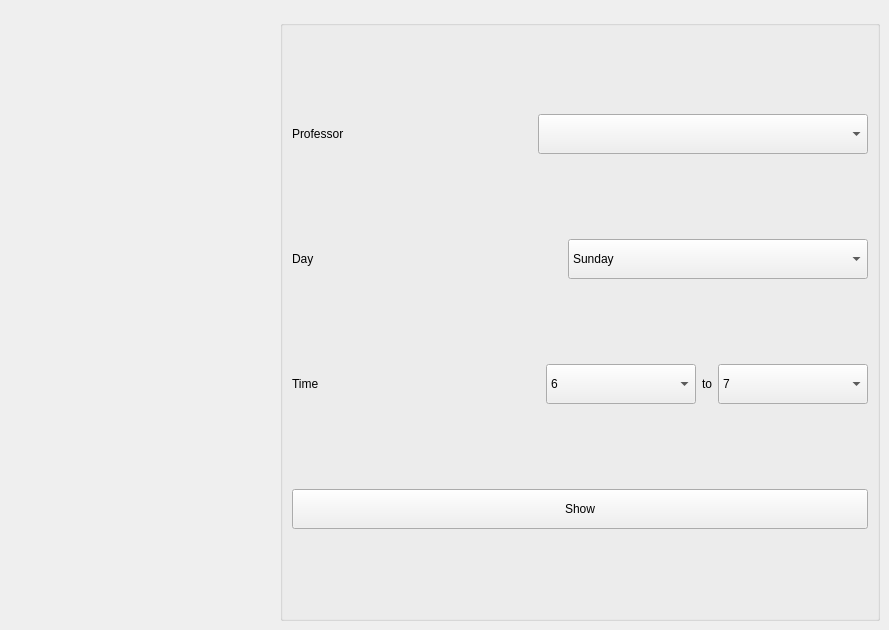
          <widget class="QWidget" name="tab_7">
           <attribute name="title">
            <string>Professor Status</string>
           </attribute>
           <widget class="QGroupBox" name="groupBox_5">
            <property name="geometry">
             <rect>
              <x>280</x>
              <y>20</y>
              <width>600</width>
              <height>601</height>
             </rect>
            </property>
            <property name="sizePolicy">
             <sizepolicy hsizetype="Maximum" vsizetype="Minimum">
              <horstretch>0</horstretch>
              <verstretch>0</verstretch>
             </sizepolicy>
            </property>
            <property name="minimumSize">
             <size>
              <width>600</width>
              <height>500</height>
             </size>
            </property>
            <property name="title">
             <string/>
            </property>
            <property name="alignment">
             <set>Qt::AlignCenter</set>
            </property>
            <layout class="QVBoxLayout" name="verticalLayout_5">
             <item>
              <layout class="QHBoxLayout" name="horizontalLayout_21">
               <item>
                <widget class="QLabel" name="label_21">
                 <property name="text">
                  <string>Professor</string>
                 </property>
                </widget>
               </item>
               <item>
                <widget class="QComboBox" name="ps_name">
                 <property name="sizePolicy">
                  <sizepolicy hsizetype="Maximum" vsizetype="Maximum">
                   <horstretch>0</horstretch>
                   <verstretch>0</verstretch>
                  </sizepolicy>
                 </property>
                 <property name="minimumSize">
                  <size>
                   <width>330</width>
                   <height>40</height>
                  </size>
                 </property>
                </widget>
               </item>
              </layout>
             </item>
             <item>
              <layout class="QHBoxLayout" name="horizontalLayout_20">
               <item>
                <widget class="QLabel" name="label_20">
                 <property name="text">
                  <string>Day</string>
                 </property>
                </widget>
               </item>
               <item>
                <widget class="QComboBox" name="ps_day">
                 <property name="minimumSize">
                  <size>
                   <width>300</width>
                   <height>40</height>
                  </size>
                 </property>
                 <item>
                  <property name="text">
                   <string>Sunday</string>
                  </property>
                 </item>
                 <item>
                  <property name="text">
                   <string>Monday</string>
                  </property>
                 </item>
                 <item>
                  <property name="text">
                   <string>Tuesday</string>
                  </property>
                 </item>
                 <item>
                  <property name="text">
                   <string>Wednesday</string>
                  </property>
                 </item>
                 <item>
                  <property name="text">
                   <string>Thursday</string>
                  </property>
                 </item>
                 <item>
                  <property name="text">
                   <string>Friday</string>
                  </property>
                 </item>
                </widget>
               </item>
              </layout>
             </item>
             <item>
              <layout class="QHBoxLayout" name="horizontalLayout_27">
               <item>
                <widget class="QLabel" name="label_31">
                 <property name="text">
                  <string>Time</string>
                 </property>
                </widget>
               </item>
               <item>
                <widget class="QComboBox" name="ps_start">
                 <property name="sizePolicy">
                  <sizepolicy hsizetype="Maximum" vsizetype="Maximum">
                   <horstretch>0</horstretch>
                   <verstretch>0</verstretch>
                  </sizepolicy>
                 </property>
                 <property name="minimumSize">
                  <size>
                   <width>150</width>
                   <height>40</height>
                  </size>
                 </property>
                 <item>
                  <property name="text">
                   <string>6</string>
                  </property>
                 </item>
                 <item>
                  <property name="text">
                   <string>7</string>
                  </property>
                 </item>
                 <item>
                  <property name="text">
                   <string>8</string>
                  </property>
                 </item>
                 <item>
                  <property name="text">
                   <string>9</string>
                  </property>
                 </item>
                 <item>
                  <property name="text">
                   <string>10</string>
                  </property>
                 </item>
                 <item>
                  <property name="text">
                   <string>11</string>
                  </property>
                 </item>
                 <item>
                  <property name="text">
                   <string>12</string>
                  </property>
                 </item>
                 <item>
                  <property name="text">
                   <string>13</string>
                  </property>
                 </item>
                 <item>
                  <property name="text">
                   <string>14</string>
                  </property>
                 </item>
                 <item>
                  <property name="text">
                   <string>15</string>
                  </property>
                 </item>
                 <item>
                  <property name="text">
                   <string>16</string>
                  </property>
                 </item>
                 <item>
                  <property name="text">
                   <string>17</string>
                  </property>
                 </item>
                 <item>
                  <property name="text">
                   <string>18</string>
                  </property>
                 </item>
                </widget>
               </item>
               <item>
                <widget class="QLabel" name="label_33">
                 <property name="sizePolicy">
                  <sizepolicy hsizetype="Maximum" vsizetype="Maximum">
                   <horstretch>0</horstretch>
                   <verstretch>0</verstretch>
                  </sizepolicy>
                 </property>
                 <property name="text">
                  <string>to</string>
                 </property>
                 <property name="alignment">
                  <set>Qt::AlignCenter</set>
                 </property>
                </widget>
               </item>
               <item>
                <widget class="QComboBox" name="ps_end">
                 <property name="sizePolicy">
                  <sizepolicy hsizetype="Maximum" vsizetype="Maximum">
                   <horstretch>0</horstretch>
                   <verstretch>0</verstretch>
                  </sizepolicy>
                 </property>
                 <property name="minimumSize">
                  <size>
                   <width>150</width>
                   <height>40</height>
                  </size>
                 </property>
                 <item>
                  <property name="text">
                   <string>7</string>
                  </property>
                 </item>
                 <item>
                  <property name="text">
                   <string>8</string>
                  </property>
                 </item>
                 <item>
                  <property name="text">
                   <string>9</string>
                  </property>
                 </item>
                 <item>
                  <property name="text">
                   <string>10</string>
                  </property>
                 </item>
                 <item>
                  <property name="text">
                   <string>11</string>
                  </property>
                 </item>
                 <item>
                  <property name="text">
                   <string>12</string>
                  </property>
                 </item>
                 <item>
                  <property name="text">
                   <string>13</string>
                  </property>
                 </item>
                 <item>
                  <property name="text">
                   <string>14</string>
                  </property>
                 </item>
                 <item>
                  <property name="text">
                   <string>15</string>
                  </property>
                 </item>
                 <item>
                  <property name="text">
                   <string>16</string>
                  </property>
                 </item>
                 <item>
                  <property name="text">
                   <string>17</string>
                  </property>
                 </item>
                 <item>
                  <property name="text">
                   <string>18</string>
                  </property>
                 </item>
                 <item>
                  <property name="text">
                   <string>19</string>
                  </property>
                 </item>
                </widget>
               </item>
              </layout>
             </item>
             <item>
              <widget class="QPushButton" name="ps_show">
               <property name="minimumSize">
                <size>
                 <width>0</width>
                 <height>40</height>
                </size>
               </property>
               <property name="text">
                <string>Show</string>
               </property>
              </widget>
             </item>
            </layout>
           </widget>
          </widget>
